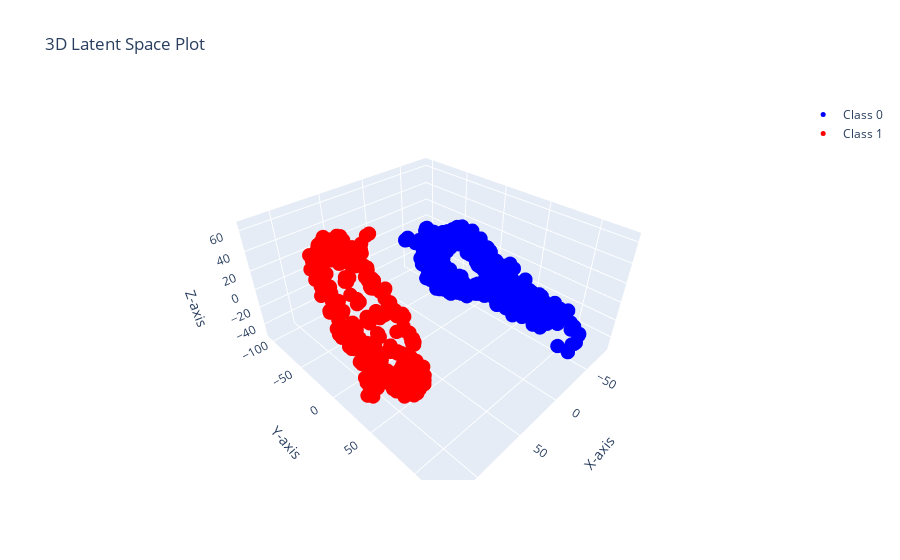

The cell this chart's notebook holds for it:
### Code cell
# Assuming gpdm.get_X_for_class is your method to get the data
X0 = gpdm.get_X_for_class(0).detach().numpy()
X1 = gpdm.get_X_for_class(1).detach().numpy()

# Create the plot
fig = go.Figure()

# Add Class 0 data (in blue)
fig.add_trace(go.Scatter3d(
    x=X0[:, 0],
    y=X0[:, 1],
    z=X0[:, 2],
    mode='markers',
    marker=dict(size=5, color='blue'),
    name='Class 0'
))

# Add Class 1 data (in red)
fig.add_trace(go.Scatter3d(
    x=X1[:, 0],
    y=X1[:, 1],
    z=X1[:, 2],
    mode='markers',
    marker=dict(size=5, color='red'),
    name='Class 1'
))

# Update layout with axis labels and title
fig.update_layout(
    title="3D Latent Space Plot",
    scene=dict(
        xaxis_title="X-axis",
        yaxis_title="Y-axis",
        zaxis_title="Z-axis"
    )
)

# Show the interactive plot
fig.show()

### Figure 1 — Plotly figure (JSON) as saved in the notebook; plotly's stock layout.template omitted (floating-point values rounded to 4 significant figures; data arrays with more than 128 entries replaced by an {"elided": "..."} marker saying what was removed)
{"data": [{"marker": {"color": "blue", "size": 5}, "mode": "markers", "name": "Class 0", "type": "scatter3d", "x": {"elided": "678 float values"}, "y": {"elided": "678 float values"}, "z": {"elided": "678 float values"}}, {"marker": {"color": "red", "size": 5}, "mode": "markers", "name": "Class 1", "type": "scatter3d", "x": {"elided": "276 float values"}, "y": {"elided": "276 float values"}, "z": {"elided": "276 float values"}}], "layout": {"scene": {"xaxis": {"title": {"text": "X-axis"}}, "yaxis": {"title": {"text": "Y-axis"}}, "zaxis": {"title": {"text": "Z-axis"}}}, "title": {"text": "3D Latent Space Plot"}}}
